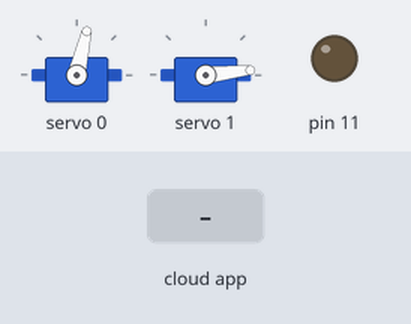
Recording of a sketch running on a simulated Arduino Uno, built with avr-gcc and run on an emulated ATmega328P. Shown: 2 × servo, output pins drawn as LEDs (lit = HIGH). Inputs (shaded band) come from the test bench. The RemoteXY app is connected.

Above: at 1.2 s.
1.3 s: the phone or cloud app sets switch_1 to 1
At 1.8 s:
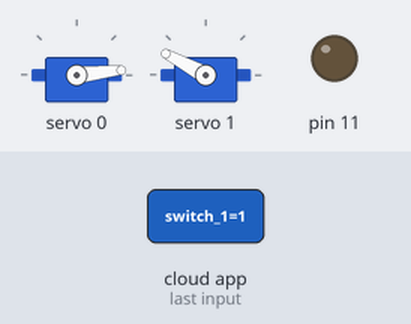
2.8 s: the phone or cloud app sets switch_1 to 0
At 4.2 s:
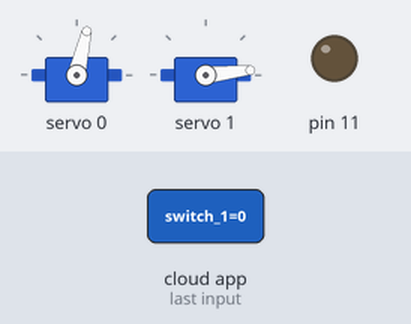
Timing chart, 0 to 5.8 s (numbered marks = the images above; inputs shaded):
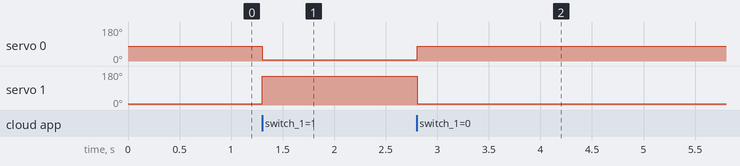

Measured:
- after the input at 1.3 s, servo 0: 77° → 6° at once; servo 1: 6° → 152° at once
- after the input at 2.8 s, servo 0: 6° → 77° at once; servo 1: 152° → 6° at once

The sketch:

noor_bab.ino
```cpp
// (licence header left out)
//////////////////////////////////////////////
//        RemoteXY include library          //
//////////////////////////////////////////////

// RemoteXY select connection mode and include library
#define REMOTEXY_MODE__SOFTSERIAL
#include <SoftwareSerial.h>
#include <Wire.h>
#include <Adafruit_PWMServoDriver.h>

Adafruit_PWMServoDriver mutrs = Adafruit_PWMServoDriver();

#define servo1 0
#define servo2 1


#include <RemoteXY.h>

// RemoteXY connection settings
#define REMOTEXY_SERIAL_RX 2
#define REMOTEXY_SERIAL_TX 3
#define REMOTEXY_SERIAL_SPEED 9600


// RemoteXY configurate
#pragma pack(push, 1)
uint8_t RemoteXY_CONF[] =   // 59 bytes
  { 255,2,0,0,0,52,0,16,203,1,2,0,21,23,22,11,2,26,31,31,
  79,78,0,79,70,70,0,129,0,24,13,15,7,24,110,111,111,114,0,129,
  0,25,44,10,6,24,98,97,98,0,1,0,25,59,12,12,2,31,0 };

// this structure defines all the variables and events of your control interface
struct {

    // input variables
  uint8_t switch_1; // =1 if switch ON and =0 if OFF
  uint8_t button_1; // =1 if button pressed, else =0

    // other variable
  uint8_t connect_flag;  // =1 if wire connected, else =0

} RemoteXY;
#pragma pack(pop)

/////////////////////////////////////////////
//           END RemoteXY include          //
/////////////////////////////////////////////


void setup()
{
  pinMode(11, OUTPUT);
  RemoteXY_Init ();

  Serial.begin(9600);
  mutrs.begin();
  mutrs.setPWMFreq(60);
  mutrs.setPWM(servo1, 0, 500);
  mutrs.setPWM(servo2, 0, 330);
}

void loop()
{
  RemoteXY_Handler ();

if (RemoteXY.switch_1 == 1) {
    mutrs.setPWM(servo1, 0, 150);
        mutrs.setPWM(servo2, 0, 520);
} else {
    mutrs.setPWM(servo1, 0, 330),
        mutrs.setPWM(servo2, 0, 150);
}

  // TODO you loop code
  // use the RemoteXY structure for data transfer
  // do not call delay()

}
```
